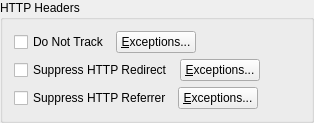
               <widget class="QGroupBox" name="groupBox_2">
                <property name="title">
                 <string>HTTP Headers</string>
                </property>
                <layout class="QVBoxLayout" name="verticalLayout_16">
                 <item>
                  <layout class="QHBoxLayout" name="horizontalLayout_42">
                   <item>
                    <widget class="QCheckBox" name="dntCheckBox">
                     <property name="sizePolicy">
                      <sizepolicy hsizetype="Minimum" vsizetype="Preferred">
                       <horstretch>0</horstretch>
                       <verstretch>0</verstretch>
                      </sizepolicy>
                     </property>
                     <property name="text">
                      <string>Do Not Track</string>
                     </property>
                    </widget>
                   </item>
                   <item>
                    <widget class="QPushButton" name="dntExceptionsPushButton">
                     <property name="text">
                      <string>&amp;Exceptions...</string>
                     </property>
                    </widget>
                   </item>
                   <item>
                    <spacer name="horizontalSpacer_33">
                     <property name="orientation">
                      <enum>Qt::Horizontal</enum>
                     </property>
                     <property name="sizeHint" stdset="0">
                      <size>
                       <width>40</width>
                       <height>20</height>
                      </size>
                     </property>
                    </spacer>
                   </item>
                  </layout>
                 </item>
                 <item>
                  <layout class="QHBoxLayout" name="horizontalLayout_31">
                   <item>
                    <widget class="QCheckBox" name="suppressHttpRedirectCheckBox">
                     <property name="sizePolicy">
                      <sizepolicy hsizetype="Minimum" vsizetype="Preferred">
                       <horstretch>0</horstretch>
                       <verstretch>0</verstretch>
                      </sizepolicy>
                     </property>
                     <property name="text">
                      <string>Suppress HTTP Redirect</string>
                     </property>
                     <property name="checked">
                      <bool>false</bool>
                     </property>
                    </widget>
                   </item>
                   <item>
                    <widget class="QPushButton" name="httpRedirectExceptionsPushButton">
                     <property name="text">
                      <string>&amp;Exceptions...</string>
                     </property>
                    </widget>
                   </item>
                   <item>
                    <spacer name="horizontalSpacer_22">
                     <property name="orientation">
                      <enum>Qt::Horizontal</enum>
                     </property>
                     <property name="sizeHint" stdset="0">
                      <size>
                       <width>40</width>
                       <height>20</height>
                      </size>
                     </property>
                    </spacer>
                   </item>
                  </layout>
                 </item>
                 <item>
                  <layout class="QHBoxLayout" name="horizontalLayout_28">
                   <item>
                    <widget class="QCheckBox" name="suppressHttpReferrerCheckBox">
                     <property name="sizePolicy">
                      <sizepolicy hsizetype="Minimum" vsizetype="Preferred">
                       <horstretch>0</horstretch>
                       <verstretch>0</verstretch>
                      </sizepolicy>
                     </property>
                     <property name="text">
                      <string>Suppress HTTP Referrer</string>
                     </property>
                     <property name="checked">
                      <bool>false</bool>
                     </property>
                    </widget>
                   </item>
                   <item>
                    <widget class="QPushButton" name="httpReferrerExceptionsPushButton">
                     <property name="text">
                      <string>&amp;Exceptions...</string>
                     </property>
                    </widget>
                   </item>
                   <item>
                    <spacer name="horizontalSpacer_15">
                     <property name="orientation">
                      <enum>Qt::Horizontal</enum>
                     </property>
                     <property name="sizeHint" stdset="0">
                      <size>
                       <width>40</width>
                       <height>20</height>
                      </size>
                     </property>
                    </spacer>
                   </item>
                  </layout>
                 </item>
                </layout>
               </widget>
